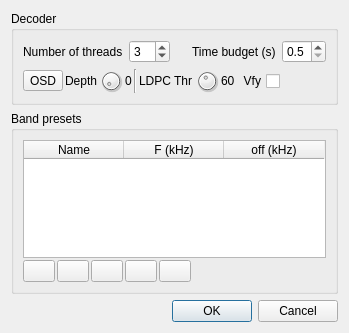
<?xml version="1.0" encoding="UTF-8"?>
<ui version="4.0">
 <class>FT8DemodSettingsDialog</class>
 <widget class="QDialog" name="FT8DemodSettingsDialog">
  <property name="geometry">
   <rect>
    <x>0</x>
    <y>0</y>
    <width>349</width>
    <height>333</height>
   </rect>
  </property>
  <property name="font">
   <font>
    <family>Liberation Sans</family>
    <pointsize>9</pointsize>
   </font>
  </property>
  <property name="windowTitle">
   <string>FT8 demod settings</string>
  </property>
  <layout class="QVBoxLayout" name="verticalLayout">
   <item>
    <widget class="QGroupBox" name="decoderGroup">
     <property name="title">
      <string>Decoder</string>
     </property>
     <layout class="QVBoxLayout" name="verticalLayout_3">
      <item>
       <layout class="QHBoxLayout" name="threadsGroup">
        <item>
         <widget class="QLabel" name="decoderNbThreadsLabel">
          <property name="text">
           <string>Number of threads</string>
          </property>
         </widget>
        </item>
        <item>
         <widget class="QSpinBox" name="decoderNbThreads">
          <property name="toolTip">
           <string>Number of decoding threads </string>
          </property>
          <property name="minimum">
           <number>2</number>
          </property>
          <property name="maximum">
           <number>12</number>
          </property>
          <property name="value">
           <number>3</number>
          </property>
         </widget>
        </item>
        <item>
         <spacer name="horizontalSpacer">
          <property name="orientation">
           <enum>Qt::Horizontal</enum>
          </property>
          <property name="sizeHint" stdset="0">
           <size>
            <width>40</width>
            <height>20</height>
           </size>
          </property>
         </spacer>
        </item>
        <item>
         <widget class="QLabel" name="decoderTimeBudgetLabel">
          <property name="text">
           <string>Time budget (s)</string>
          </property>
         </widget>
        </item>
        <item>
         <widget class="QDoubleSpinBox" name="decoderTimeBudget">
          <property name="toolTip">
           <string>Time limit for the decoder (s)</string>
          </property>
          <property name="decimals">
           <number>1</number>
          </property>
          <property name="minimum">
           <double>0.500000000000000</double>
          </property>
          <property name="maximum">
           <double>5.000000000000000</double>
          </property>
          <property name="singleStep">
           <double>0.100000000000000</double>
          </property>
          <property name="value">
           <double>0.500000000000000</double>
          </property>
         </widget>
        </item>
       </layout>
      </item>
      <item>
       <layout class="QHBoxLayout" name="osdLayout">
        <property name="spacing">
         <number>2</number>
        </property>
        <item>
         <widget class="ButtonSwitch" name="osdEnable">
          <property name="toolTip">
           <string>Toggle Ordered Statistics Decoding</string>
          </property>
          <property name="text">
           <string>OSD</string>
          </property>
          <property name="checkable">
           <bool>true</bool>
          </property>
         </widget>
        </item>
        <item>
         <widget class="QLabel" name="osdDepthlLabel">
          <property name="text">
           <string>Depth</string>
          </property>
         </widget>
        </item>
        <item>
         <widget class="QDial" name="osdDepth">
          <property name="maximumSize">
           <size>
            <width>24</width>
            <height>24</height>
           </size>
          </property>
          <property name="toolTip">
           <string>Order Statistics Decoding depth</string>
          </property>
          <property name="minimum">
           <number>0</number>
          </property>
          <property name="maximum">
           <number>6</number>
          </property>
          <property name="pageStep">
           <number>1</number>
          </property>
          <property name="value">
           <number>0</number>
          </property>
         </widget>
        </item>
        <item>
         <widget class="QLabel" name="osdDepthText">
          <property name="text">
           <string>0</string>
          </property>
         </widget>
        </item>
        <item>
         <widget class="Line" name="line">
          <property name="orientation">
           <enum>Qt::Vertical</enum>
          </property>
         </widget>
        </item>
        <item>
         <widget class="QLabel" name="osdLDPCThresholdLabel">
          <property name="text">
           <string>LDPC Thr</string>
          </property>
         </widget>
        </item>
        <item>
         <widget class="QDial" name="osdLDPCThreshold">
          <property name="maximumSize">
           <size>
            <width>24</width>
            <height>24</height>
           </size>
          </property>
          <property name="toolTip">
           <string>Number of correct LDPC bits required to activate OSD </string>
          </property>
          <property name="minimum">
           <number>60</number>
          </property>
          <property name="maximum">
           <number>83</number>
          </property>
          <property name="pageStep">
           <number>1</number>
          </property>
          <property name="value">
           <number>70</number>
          </property>
         </widget>
        </item>
        <item>
         <widget class="QLabel" name="osdLDPCThresholdText">
          <property name="text">
           <string>60</string>
          </property>
         </widget>
        </item>
        <item>
         <widget class="QCheckBox" name="verifyOSD">
          <property name="toolTip">
           <string>Verify OSD decoded message against valid callsigns</string>
          </property>
          <property name="layoutDirection">
           <enum>Qt::RightToLeft</enum>
          </property>
          <property name="text">
           <string>Vfy</string>
          </property>
         </widget>
        </item>
        <item>
         <spacer name="horizontalSpacer_3">
          <property name="orientation">
           <enum>Qt::Horizontal</enum>
          </property>
          <property name="sizeHint" stdset="0">
           <size>
            <width>40</width>
            <height>20</height>
           </size>
          </property>
         </spacer>
        </item>
       </layout>
      </item>
     </layout>
    </widget>
   </item>
   <item>
    <widget class="QGroupBox" name="bandsGroup">
     <property name="title">
      <string>Band presets</string>
     </property>
     <layout class="QVBoxLayout" name="verticalLayout_2">
      <property name="spacing">
       <number>2</number>
      </property>
      <item>
       <widget class="QTableWidget" name="bands">
        <property name="toolTip">
         <string>Predefined frequencies </string>
        </property>
        <attribute name="verticalHeaderVisible">
         <bool>false</bool>
        </attribute>
        <attribute name="verticalHeaderMinimumSectionSize">
         <number>15</number>
        </attribute>
        <attribute name="verticalHeaderDefaultSectionSize">
         <number>15</number>
        </attribute>
        <column>
         <property name="text">
          <string>Name</string>
         </property>
         <property name="toolTip">
          <string>Band displayed name</string>
         </property>
        </column>
        <column>
         <property name="text">
          <string>F (kHz)</string>
         </property>
         <property name="toolTip">
          <string>Base frequency (kHz)</string>
         </property>
        </column>
        <column>
         <property name="text">
          <string>off (kHz)</string>
         </property>
         <property name="toolTip">
          <string>Channel offset frequency (kHz)</string>
         </property>
        </column>
       </widget>
      </item>
      <item>
       <layout class="QHBoxLayout" name="bandsControlLayout">
        <item>
         <widget class="QPushButton" name="addBand">
          <property name="maximumSize">
           <size>
            <width>32</width>
            <height>16777215</height>
           </size>
          </property>
          <property name="toolTip">
           <string>Add band</string>
          </property>
          <property name="text">
           <string/>
          </property>
          <property name="icon">
           <iconset resource="../../../sdrgui/resources/res.qrc">
            <normaloff>:/create.png</normaloff>:/create.png</iconset>
          </property>
         </widget>
        </item>
        <item>
         <widget class="QPushButton" name="deleteBand">
          <property name="maximumSize">
           <size>
            <width>32</width>
            <height>16777215</height>
           </size>
          </property>
          <property name="toolTip">
           <string>Remove selected  band</string>
          </property>
          <property name="text">
           <string/>
          </property>
          <property name="icon">
           <iconset resource="../../../sdrgui/resources/res.qrc">
            <normaloff>:/bin.png</normaloff>:/bin.png</iconset>
          </property>
         </widget>
        </item>
        <item>
         <widget class="QPushButton" name="moveBandUp">
          <property name="maximumSize">
           <size>
            <width>32</width>
            <height>16777215</height>
           </size>
          </property>
          <property name="toolTip">
           <string>Move up selected  band</string>
          </property>
          <property name="text">
           <string/>
          </property>
          <property name="icon">
           <iconset resource="../../../sdrgui/resources/res.qrc">
            <normaloff>:/arrow_up.png</normaloff>:/arrow_up.png</iconset>
          </property>
         </widget>
        </item>
        <item>
         <widget class="QPushButton" name="moveBandDown">
          <property name="maximumSize">
           <size>
            <width>32</width>
            <height>16777215</height>
           </size>
          </property>
          <property name="toolTip">
           <string>Move down selected  band</string>
          </property>
          <property name="text">
           <string/>
          </property>
          <property name="icon">
           <iconset resource="../../../sdrgui/resources/res.qrc">
            <normaloff>:/arrow_down.png</normaloff>:/arrow_down.png</iconset>
          </property>
         </widget>
        </item>
        <item>
         <widget class="QPushButton" name="restoreBandPresets">
          <property name="maximumSize">
           <size>
            <width>32</width>
            <height>16777215</height>
           </size>
          </property>
          <property name="toolTip">
           <string>Restore default band presets</string>
          </property>
          <property name="text">
           <string/>
          </property>
          <property name="icon">
           <iconset resource="../../../sdrgui/resources/res.qrc">
            <normaloff>:/recycle.png</normaloff>:/recycle.png</iconset>
          </property>
         </widget>
        </item>
        <item>
         <spacer name="horizontalSpacer_2">
          <property name="orientation">
           <enum>Qt::Horizontal</enum>
          </property>
          <property name="sizeHint" stdset="0">
           <size>
            <width>40</width>
            <height>20</height>
           </size>
          </property>
         </spacer>
        </item>
       </layout>
      </item>
     </layout>
    </widget>
   </item>
   <item>
    <widget class="QDialogButtonBox" name="buttonBox">
     <property name="orientation">
      <enum>Qt::Horizontal</enum>
     </property>
     <property name="standardButtons">
      <set>QDialogButtonBox::Cancel|QDialogButtonBox::Ok</set>
     </property>
    </widget>
   </item>
  </layout>
 </widget>
 <customwidgets>
  <customwidget>
   <class>ButtonSwitch</class>
   <extends>QToolButton</extends>
   <header>gui/buttonswitch.h</header>
  </customwidget>
 </customwidgets>
 <resources>
  <include location="../../../sdrgui/resources/res.qrc"/>
 </resources>
 <connections>
  <connection>
   <sender>buttonBox</sender>
   <signal>accepted()</signal>
   <receiver>FT8DemodSettingsDialog</receiver>
   <slot>accept()</slot>
   <hints>
    <hint type="sourcelabel">
     <x>248</x>
     <y>254</y>
    </hint>
    <hint type="destinationlabel">
     <x>157</x>
     <y>274</y>
    </hint>
   </hints>
  </connection>
  <connection>
   <sender>buttonBox</sender>
   <signal>rejected()</signal>
   <receiver>FT8DemodSettingsDialog</receiver>
   <slot>reject()</slot>
   <hints>
    <hint type="sourcelabel">
     <x>316</x>
     <y>260</y>
    </hint>
    <hint type="destinationlabel">
     <x>286</x>
     <y>274</y>
    </hint>
   </hints>
  </connection>
 </connections>
</ui>
